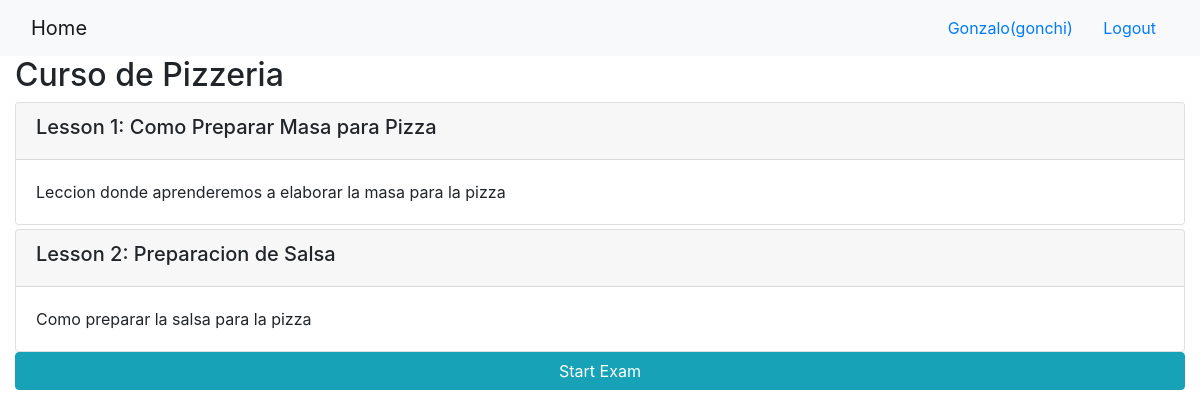
The app's page /onlinecourse/3/ (signed in) with its own data.
### onlinecourse/models.py (models this page shows, shortened)
class Course(models.Model):
    name = models.CharField(null=False, max_length=30, default='online course')
    image = models.ImageField(upload_to='course_images/')
    description = models.CharField(max_length=1000)
    pub_date = models.DateField(null=True)
    instructors = models.ManyToManyField(Instructor)
    users = models.ManyToManyField(settings.AUTH_USER_MODEL, through='Enrollment')
    total_enrollment = models.IntegerField(default=0)
    is_enrolled = False

class Lesson(models.Model):
    title = models.CharField(max_length=200, default="title")
    order = models.IntegerField(default=0)
    course = models.ForeignKey(Course, on_delete=models.CASCADE)
    content = models.TextField()

### onlinecourse/views.py (the view)
# urls.py: path('<int:pk>/', views.CourseDetailView.as_view(), name='course_details'),
class CourseDetailView(generic.DetailView):
    model = Course
    template_name = 'onlinecourse/course_detail_bootstrap.html'

### onlinecourse/templates/onlinecourse/course_detail_bootstrap.html (shortened to what this page needs)
<!DOCTYPE html>
<html lang="en">
<head>
    {% load static %}
    <link rel="stylesheet" href="https://maxcdn.bootstrapcdn.com/bootstrap/4.5.2/css/bootstrap.min.css">
</head>
<body>
    <nav class="navbar navbar-light bg-light">
        <div class="container-fluid">
            <div class="navbar-header">
                  <a class="navbar-brand" href="{% url 'onlinecourse:index' %}">Home</a>
            </div>
            <ul class="nav navbar-nav navbar-right">
                {% if user.is_authenticated %}
                <li>
                    <a class="btn btn-link" href="#">{{ user.first_name }}({{ user.username }})</a>
                    <a class="btn btn-link" href="{% url 'onlinecourse:logout' %}">Logout</a>
                </li>
                {% endif %}
            </ul>
        </div>
    </nav>
    <div class="container-fluid">
        <h2>{{ course.name }}</h2>
        <div class="card-columns-vertical">
            {% for lesson in course.lesson_set.all %}
                <div class="card mt-1 lesson">
                    <div class="card-header"><h5>Lesson {{lesson.order|add:1}}: {{lesson.title}}</h5></div>
                    <div class="card-body">{{lesson.content}}</div>
                </div>
            {% endfor %}
            {% if user.is_authenticated %}
                <button class="btn btn-info btn-block" id="startExam" data-toggle="collapse" data-target="#exam{{course.id}}">Start Exam</button>
            {% endif %}
        </div>
    </div>
</body>
</html>

### records on screen
Course: name "Curso de Pizzeria"
Lesson: order|add "1", title "Como Preparar Masa para Pizza", content "Leccion donde aprenderemos a elaborar la masa para la pizza"
Lesson: order|add "2", title "Preparacion de Salsa", content "Como preparar la salsa para la pizza"

### other values on screen
{{ user.first_name }} "Gonzalo"
{{ user.username }} "gonchi"
